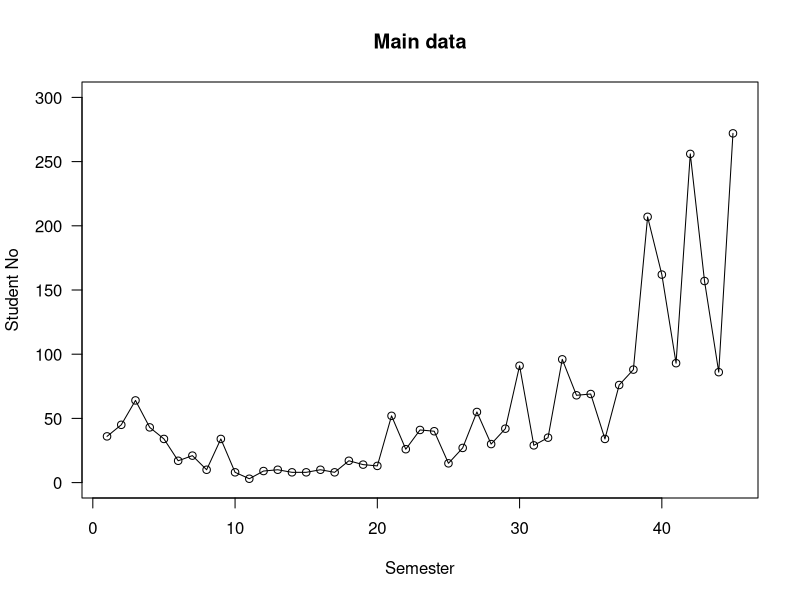
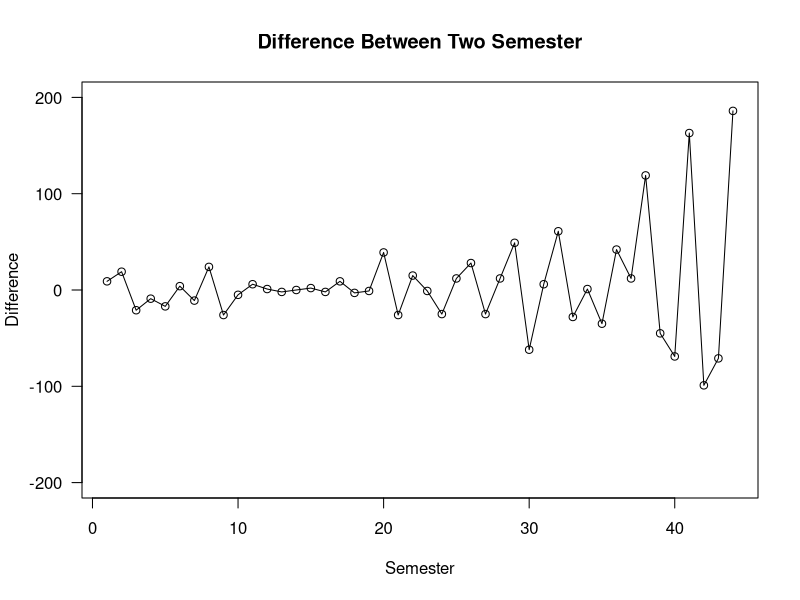
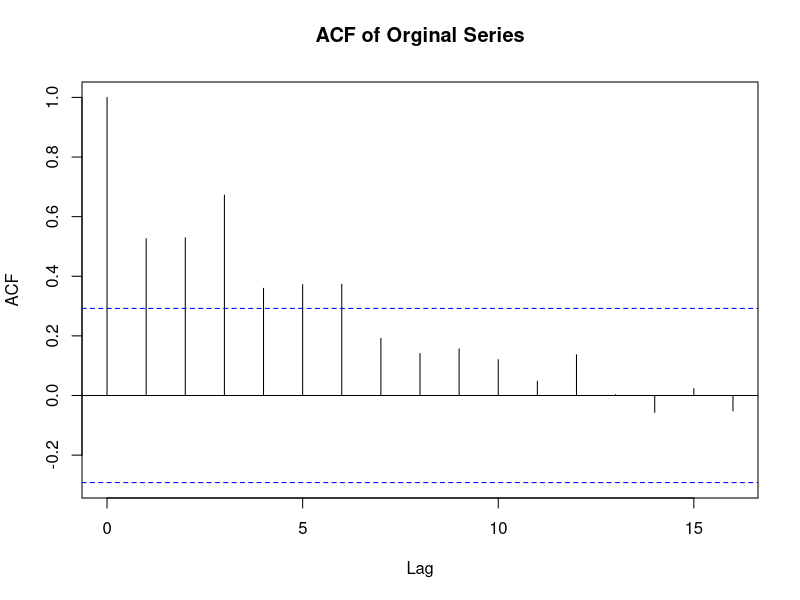
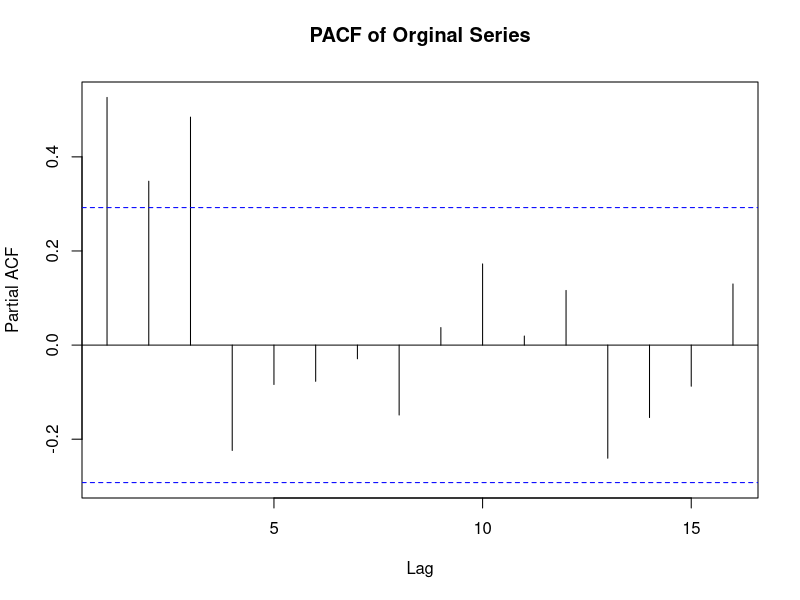

Recreate these plots in R, in order. (Note: this script raises an error after producing the figures.)
library(tseries)
library(forecast)


#Data Reading
mydata<-read.table(file="fulldata.csv",header = T,sep=",")
attach(mydata)
true_value<- StudentYt
diff_value <- diff(true_value)

#Over view of the Time Series
plot(true_value,ylab="Student No",xlab="Semester",las=1,ylim=c(0,300),las=1,main="Main data")
lines(true_value)
plot(diff_value,ylab="Difference",xlab="Semester",las=1,ylim=c(-200,200),las=1,main="Difference Between Two Semester")
lines(diff_value)


#check serial correlation (Ljung-Box test)
#Null Hypothesis : There is no serial correlation upto lag 2
Box.test(diff_value,lag = 2,type = "Ljung-Box")
# p-value almost close to zero,so we can reject Null Hypothesis
#similarly for true_value
Box.test(true_value,lag = 2,type = "Ljung-Box")


#Stationarity Checking ( Augmented Dickey–Fuller test )
#Null Hypothesis : Ther is a unit root
adf.test(true_value,alternative = "stationary",k=2)
adf.test(diff_value,alternative = "stationary",k=2)
#in both cases the value of Dickey-Fuller test is negetive,so we can reject Null Hypothesis

#More Stationarity Checking 
acf(true_value,main="ACF of Orginal Series")
pacf(true_value,main="PACF of Orginal Series")
acf(diffy,main="ACF of Difference Series")
pacf(diffy,main="PACF of Difference Series")
#acf of orgianl series shows slow decay,whis is a indication of non-stationarity,on the other hand
#difference seriec seems stationary

#testing different ARIMA models
arima(diff_value,order=c(1,0,1)) #arima(1,1,1)
arima(diff_value,order=c(1,0,2)) #arima(1,1,2)
arima(diff_value,order=c(2,0,1)) #arima(2,1,1)
arima(diff_value,order=c(2,0,2)) # arima(2,1,2)

#From analysis ARIMA(2,1,1) best fitted model for this time series
Forcast.arima211 <- arima(true_value,order=c(2,1,1))
pred5 <- predict(Forcast.arima211,n.ahead = 5)


Result <- function(x){
up<-c()
low<-c()
X<-c()
for(i in c(1:5)){
x=pred5$pred[i]
X[i+45]=x
cat ("Predicted  ",x,"\n")
low[i+45]=x-pred5$se[i]
up[i+45]=x+pred5$se[i]
cat("Prediction with Standard Error : ",low[i+45]," - ",up[i+45],"\n")}


plot(true_value,ylim = c(0,350),xlim = c(0,55),xlab="Semester No",ylab="Student No",col="black")
lines(true_value,col="blue")
par(new=T)
plot(X,ylim = c(0,350),xlim = c(0,55),xlab="Semester No",ylab="Student No",col="black")
lines(X,col="green")
lines(low,col="red")
lines(up,col="red")

}

options(digits = 2)
Result(true_value[45])

